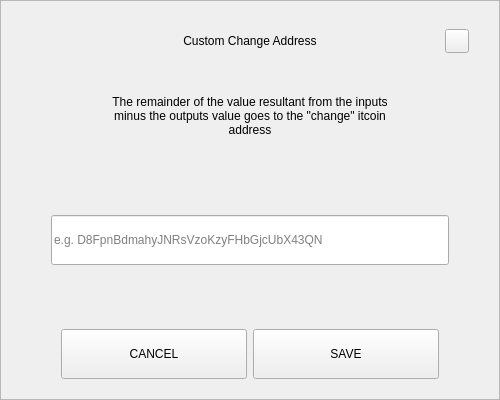
<?xml version="1.0" encoding="UTF-8"?>
<ui version="4.0">
 <class>SendChangeAddressDialog</class>
 <widget class="QDialog" name="SendChangeAddressDialog">
  <property name="geometry">
   <rect>
    <x>0</x>
    <y>0</y>
    <width>500</width>
    <height>400</height>
   </rect>
  </property>
  <property name="windowTitle">
   <string>Dialog</string>
  </property>
  <layout class="QVBoxLayout" name="verticalLayout">
   <property name="spacing">
    <number>0</number>
   </property>
   <property name="leftMargin">
    <number>0</number>
   </property>
   <property name="topMargin">
    <number>0</number>
   </property>
   <property name="rightMargin">
    <number>0</number>
   </property>
   <property name="bottomMargin">
    <number>0</number>
   </property>
   <item>
    <widget class="QFrame" name="frame">
     <property name="styleSheet">
      <string notr="true"/>
     </property>
     <property name="frameShape">
      <enum>QFrame::StyledPanel</enum>
     </property>
     <property name="frameShadow">
      <enum>QFrame::Raised</enum>
     </property>
     <layout class="QVBoxLayout" name="verticalLayout_2" stretch="0,0,0,0,0,0,0">
      <property name="spacing">
       <number>0</number>
      </property>
      <property name="leftMargin">
       <number>30</number>
      </property>
      <property name="topMargin">
       <number>20</number>
      </property>
      <property name="rightMargin">
       <number>30</number>
      </property>
      <property name="bottomMargin">
       <number>20</number>
      </property>
      <item>
       <layout class="QHBoxLayout" name="horizontalLayout_3">
        <property name="spacing">
         <number>0</number>
        </property>
        <item>
         <spacer name="horizontalSpacer_2">
          <property name="orientation">
           <enum>Qt::Horizontal</enum>
          </property>
          <property name="sizeHint" stdset="0">
           <size>
            <width>40</width>
            <height>20</height>
           </size>
          </property>
         </spacer>
        </item>
        <item>
         <widget class="QLabel" name="labelTitle">
          <property name="minimumSize">
           <size>
            <width>0</width>
            <height>40</height>
           </size>
          </property>
          <property name="maximumSize">
           <size>
            <width>16777215</width>
            <height>40</height>
           </size>
          </property>
          <property name="styleSheet">
           <string notr="true">padding-left:24px;</string>
          </property>
          <property name="text">
           <string>Custom Change Address</string>
          </property>
          <property name="alignment">
           <set>Qt::AlignCenter</set>
          </property>
          <property name="margin">
           <number>7</number>
          </property>
         </widget>
        </item>
        <item>
         <spacer name="horizontalSpacer">
          <property name="orientation">
           <enum>Qt::Horizontal</enum>
          </property>
          <property name="sizeHint" stdset="0">
           <size>
            <width>40</width>
            <height>20</height>
           </size>
          </property>
         </spacer>
        </item>
        <item>
         <widget class="QPushButton" name="btnEsc">
          <property name="minimumSize">
           <size>
            <width>24</width>
            <height>24</height>
           </size>
          </property>
          <property name="maximumSize">
           <size>
            <width>24</width>
            <height>24</height>
           </size>
          </property>
          <property name="focusPolicy">
           <enum>Qt::NoFocus</enum>
          </property>
          <property name="text">
           <string/>
          </property>
         </widget>
        </item>
       </layout>
      </item>
      <item>
       <spacer name="verticalSpacer_2">
        <property name="orientation">
         <enum>Qt::Vertical</enum>
        </property>
        <property name="sizeType">
         <enum>QSizePolicy::Fixed</enum>
        </property>
        <property name="sizeHint" stdset="0">
         <size>
          <width>20</width>
          <height>20</height>
         </size>
        </property>
       </spacer>
      </item>
      <item alignment="Qt::AlignHCenter">
       <widget class="QLabel" name="labelMessage">
        <property name="minimumSize">
         <size>
          <width>0</width>
          <height>70</height>
         </size>
        </property>
        <property name="text">
         <string>The remainder of the value resultant from the inputs minus the outputs value goes to the &quot;change&quot; itcoin address</string>
        </property>
        <property name="alignment">
         <set>Qt::AlignCenter</set>
        </property>
        <property name="wordWrap">
         <bool>true</bool>
        </property>
       </widget>
      </item>
      <item>
       <spacer name="verticalSpacer_3">
        <property name="orientation">
         <enum>Qt::Vertical</enum>
        </property>
        <property name="sizeHint" stdset="0">
         <size>
          <width>20</width>
          <height>40</height>
         </size>
        </property>
       </spacer>
      </item>
      <item>
       <layout class="QHBoxLayout" name="horizontalLayout_2">
        <property name="spacing">
         <number>0</number>
        </property>
        <property name="leftMargin">
         <number>20</number>
        </property>
        <property name="rightMargin">
         <number>20</number>
        </property>
        <item>
         <widget class="QLineEdit" name="lineEditAddress">
          <property name="minimumSize">
           <size>
            <width>0</width>
            <height>50</height>
           </size>
          </property>
          <property name="placeholderText">
           <string notr="true">e.g. D8FpnBdmahyJNRsVzoKzyFHbGjcUbX43QN</string>
          </property>
         </widget>
        </item>
       </layout>
      </item>
      <item>
       <spacer name="verticalSpacer">
        <property name="orientation">
         <enum>Qt::Vertical</enum>
        </property>
        <property name="sizeHint" stdset="0">
         <size>
          <width>20</width>
          <height>40</height>
         </size>
        </property>
       </spacer>
      </item>
      <item>
       <layout class="QHBoxLayout" name="horizontalLayout" stretch="2,2">
        <property name="spacing">
         <number>6</number>
        </property>
        <property name="leftMargin">
         <number>30</number>
        </property>
        <property name="rightMargin">
         <number>30</number>
        </property>
        <item>
         <widget class="QPushButton" name="btnCancel">
          <property name="minimumSize">
           <size>
            <width>180</width>
            <height>50</height>
           </size>
          </property>
          <property name="focusPolicy">
           <enum>Qt::NoFocus</enum>
          </property>
          <property name="text">
           <string>CANCEL</string>
          </property>
         </widget>
        </item>
        <item>
         <widget class="QPushButton" name="btnSave">
          <property name="minimumSize">
           <size>
            <width>180</width>
            <height>50</height>
           </size>
          </property>
          <property name="focusPolicy">
           <enum>Qt::NoFocus</enum>
          </property>
          <property name="text">
           <string>SAVE</string>
          </property>
         </widget>
        </item>
       </layout>
      </item>
     </layout>
    </widget>
   </item>
  </layout>
 </widget>
 <resources/>
 <connections/>
</ui>
